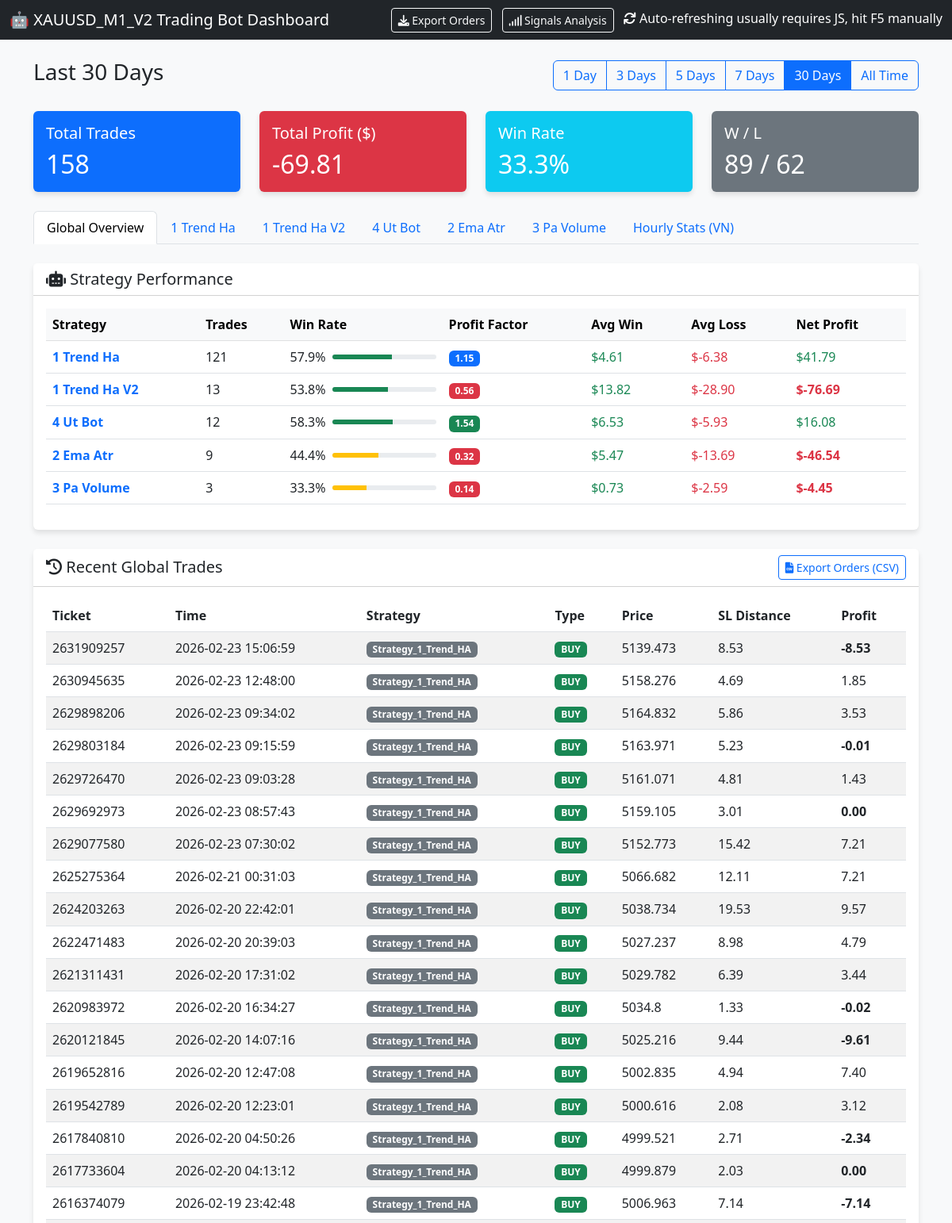
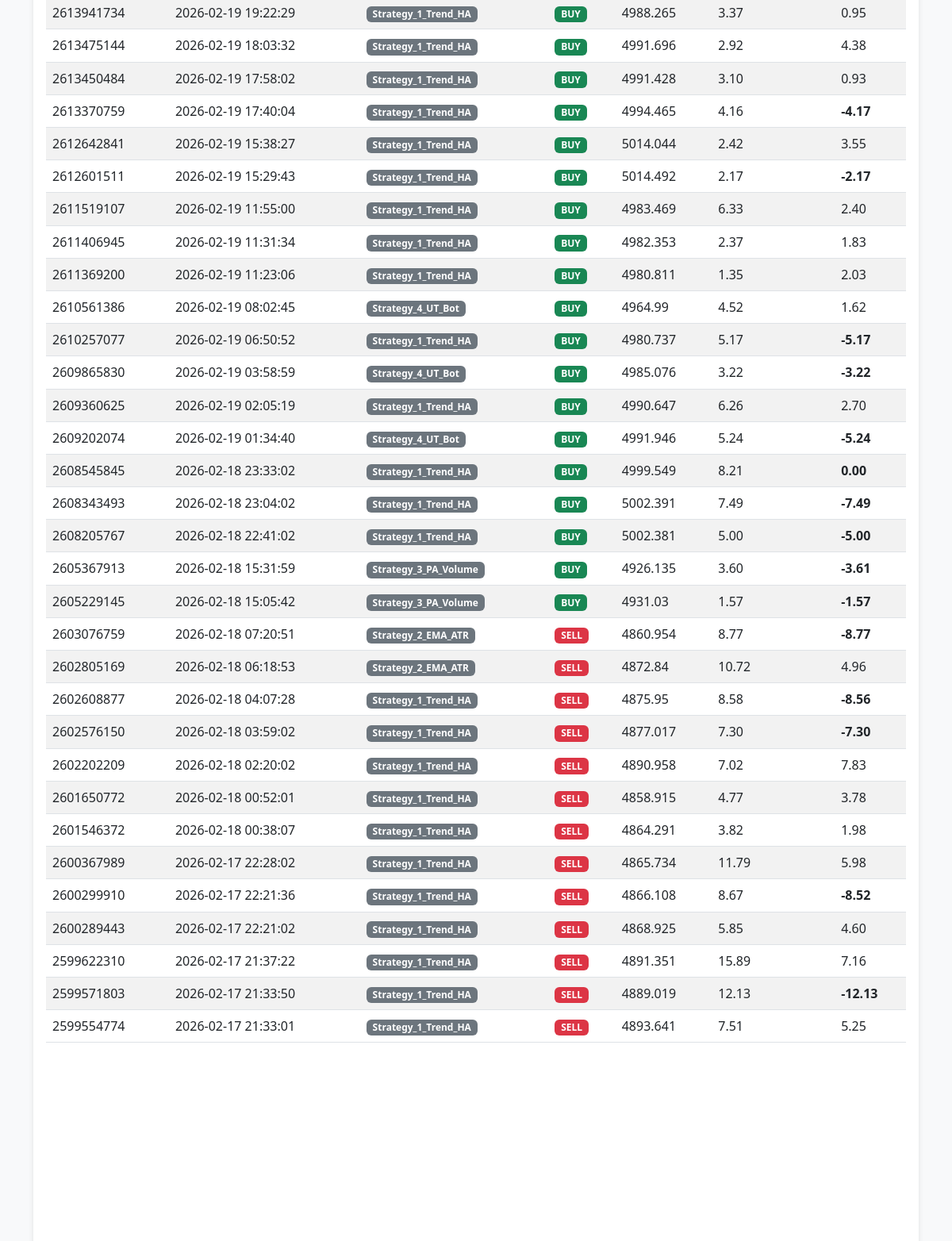
Before: / (upper part) with the older database file (2 pictures, top to bottom).
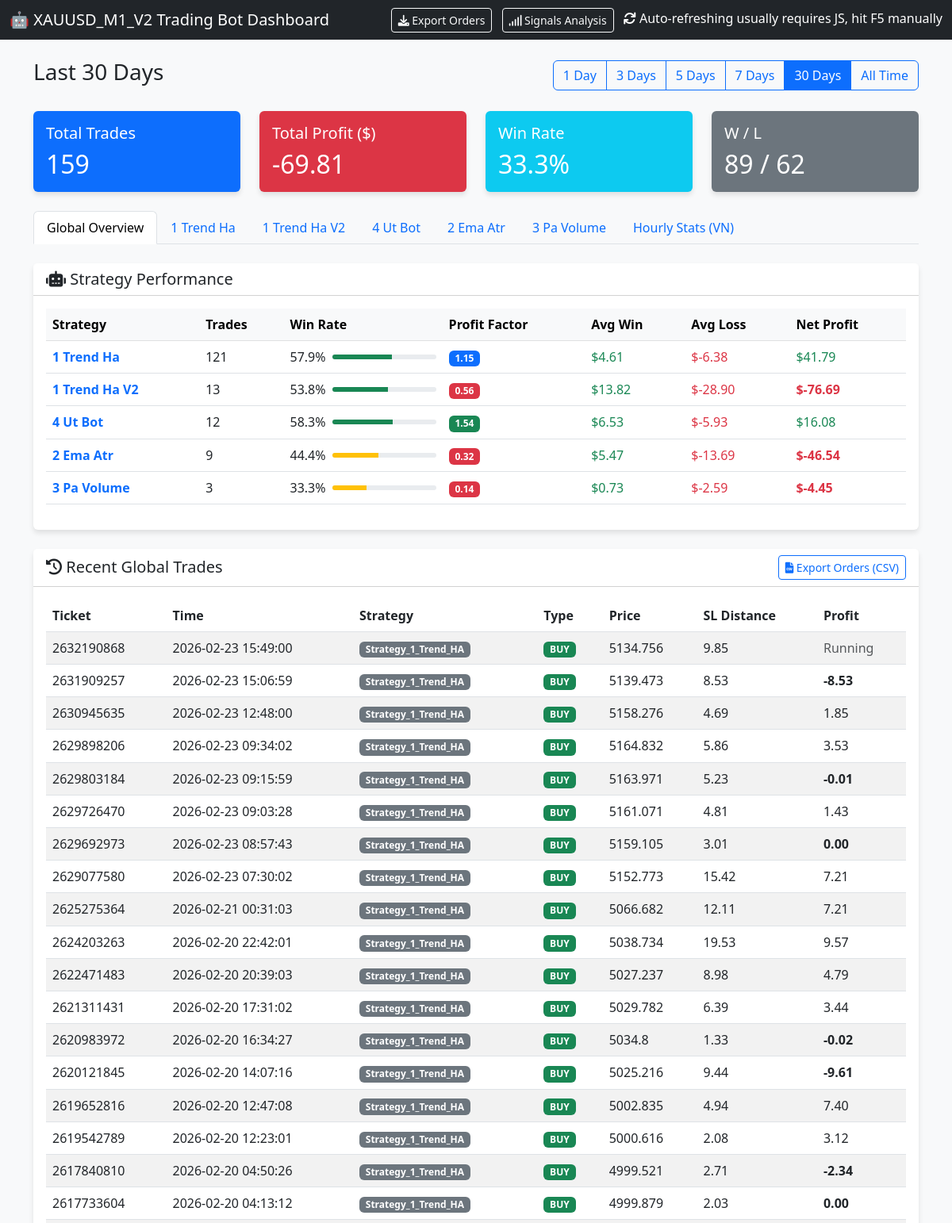
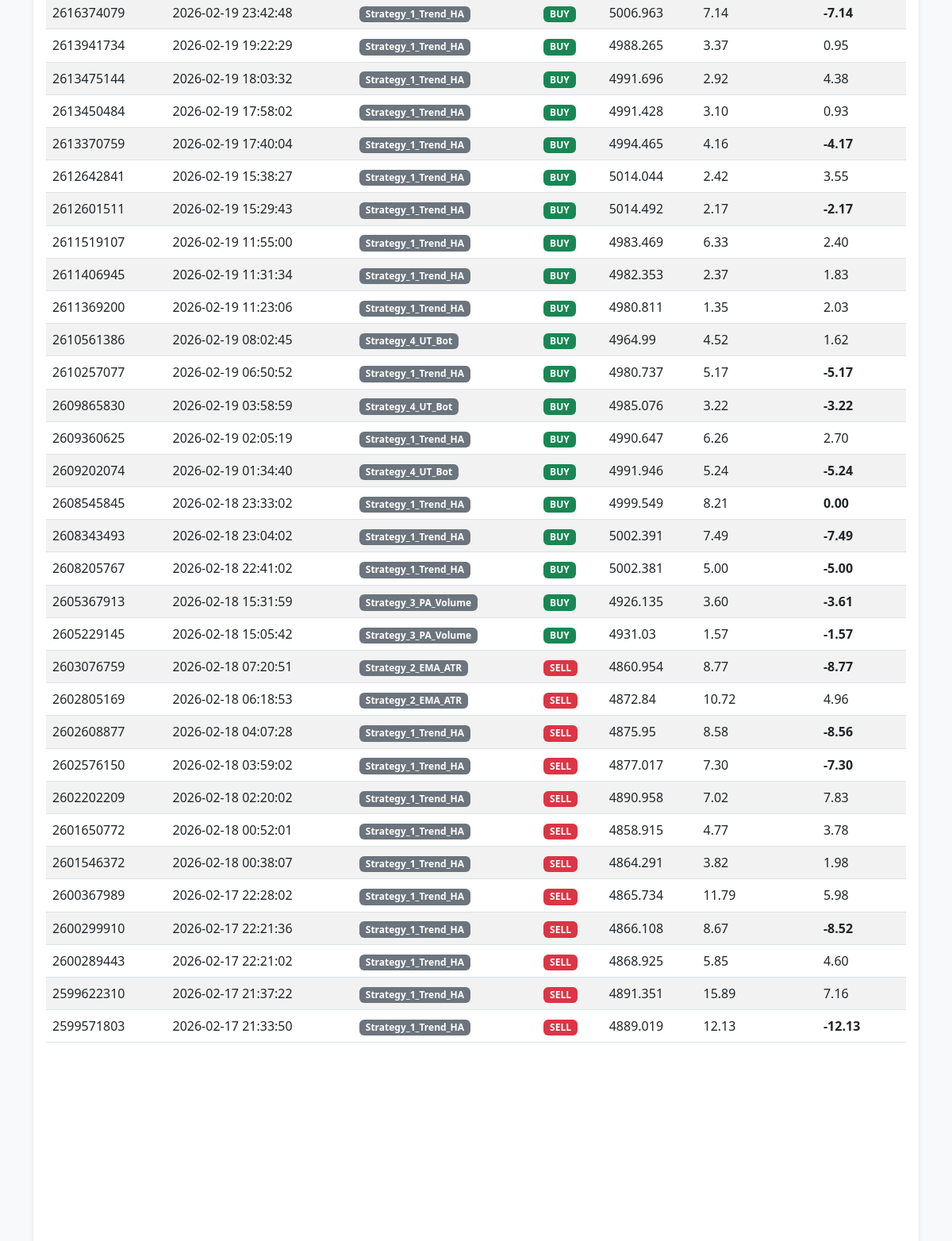
After: the same page with the newer database file (2 pictures, top to bottom).
### tables this page shows
CREATE TABLE orders (
                ticket INTEGER PRIMARY KEY,
                strategy_name TEXT,
                symbol TEXT,
                order_type TEXT,
                volume REAL,
                open_price REAL,
                sl REAL,
                tp REAL,
                open_time DATETIME,
                close_price REAL,
                profit REAL,
                comment TEXT,
                account_id INTEGER DEFAULT 0
            );

### dashboard.py (the view)
@app.route('/')
def index():
    cur = get_db().cursor()
    days_param = request.args.get('days', '30') # Default 30 days
    if days_param == "all":
        cutoff_date = datetime(2000, 1, 1)
        filter_label = "All Time"
    else:
        try:
            days = int(days_param)
            if days == 1:
                filter_label = "Today"
            else:
                filter_label = f"Last {days} Days"
        except:
            days = 30
            filter_label = "Last 30 Days"
        now_vn = datetime.utcnow() + timedelta(hours=7)
        start_of_today_vn = now_vn.replace(hour=0, minute=0, second=0, microsecond=0)
        start_date_vn = start_of_today_vn - timedelta(days=days-1)
        cutoff_date = start_date_vn - timedelta(hours=7)
    cutoff_str = cutoff_date.strftime("%Y-%m-%d %H:%M:%S")
    cur.execute("SELECT * FROM orders WHERE open_time >= ? ORDER BY open_time DESC", (cutoff_str,))
    orders = cur.fetchall()
    total_trades = len(orders)
    total_profit = sum([o['profit'] for o in orders if o['profit'] is not None])
    wins = len([o for o in orders if o['profit'] is not None and o['profit'] > 0])
    losses = len([o for o in orders if o['profit'] is not None and o['profit'] < 0])
    win_rate = (wins / total_trades * 100) if total_trades > 0 else 0
    cur.execute("SELECT * FROM signals WHERE timestamp >= ? ORDER BY timestamp DESC LIMIT 50", (cutoff_str,))
    signals = cur.fetchall()
    cur.execute("SELECT DISTINCT strategy_name FROM orders WHERE strategy_name IS NOT NULL AND strategy_name != ''")
    strategies = [row['strategy_name'] for row in cur.fetchall()]
    display_order_config = load_display_order_config()
    bot_stats = []
    now_vn_30d = datetime.utcnow() + timedelta(hours=7)
    start_of_today_vn_30d = now_vn_30d.replace(hour=0, minute=0, second=0, microsecond=0)
    start_date_vn_30d = start_of_today_vn_30d - timedelta(days=29)  # 30 days including today
    cutoff_date_30d = start_date_vn_30d - timedelta(hours=7)
    cutoff_str_30d = cutoff_date_30d.strftime("%Y-%m-%d %H:%M:%S")
    cur.execute("SELECT * FROM orders WHERE open_time >= ? AND profit IS NOT NULL ORDER BY open_time DESC", (cutoff_str_30d,))
    orders_30d = cur.fetchall()
    for strat in strategies:
        s_orders = [o for o in orders if o['strategy_name'] == strat and o['profit'] is not None]
        s_total = len(s_orders)
        if s_total == 0: continue
        s_wins = [o for o in s_orders if o['profit'] > 0]
        s_losses = [o for o in s_orders if o['profit'] < 0]
        s_gross_profit = sum([o['profit'] for o in s_wins])
        s_gross_loss = abs(sum([o['profit'] for o in s_losses]))
        s_net_profit = sum([o['profit'] for o in s_orders])
        s_avg_win = (s_gross_profit / len(s_wins)) if s_wins else 0.0
        s_avg_loss = (s_gross_loss / len(s_losses)) if s_losses else 0.0 # Positive number for display
        pf = (s_gross_profit / s_gross_loss) if s_gross_loss > 0 else 99.9
        win_rate = (len(s_wins) / s_total) * 100
        display_name = format_strategy_name(strat)
        bot_stats.append({
            "raw_name": strat, # Added for template filtering
            "name": display_name,
            "trades": s_total,
            "win_rate": win_rate,
            "pf": pf,
            "avg_win": s_avg_win,
            "avg_loss": -s_avg_loss, # Make negative for display
            "net_profit": s_net_profit,
            "chart_data": [] # Placeholder
        })
        chart_orders = sorted(s_orders, key=lambda x: x['open_time'])
        equity = 0
        points = []
        for o in chart_orders:
            equity += o['profit']
            points.append({
                'x': o['open_time'],
                'y': equity
            })
        bot_stats[-1]['chart_data'] = points
        s_orders_30d = [o for o in orders_30d if o['strategy_name'] == strat]
        daily_pnl = process_daily_pnl(s_orders_30d)
        bot_stats[-1]['daily_pnl'] = daily_pnl
    if display_order_config and len(display_order_config) > 0:
        def get_sort_key(bot):
            raw_name = bot['raw_name']
            if raw_name in display_order_config:
                return (0, display_order_config.index(raw_name))  # Custom order first
            else:
                return (1, -bot['net_profit'])  # Then by net profit (descending)
        bot_stats.sort(key=get_sort_key)
    else:
        bot_stats.sort(key=lambda x: (-x['net_profit'], -x['trades']))
    hourly_stats = process_hourly_stats(orders)
    return render_template('index.html',
                           orders=orders,
                           signals=signals,
                           total_trades=total_trades,
                           total_profit=total_profit,
                           win_rate=win_rate,
                           wins=wins,
                           losses=losses,
                           bot_stats=bot_stats,
                           hourly_stats=hourly_stats,
                           current_filter=days_param,
                           filter_label=filter_label)

### dashboard.py (called while the page is built)
def get_db():
    db = getattr(g, '_database', None)
    if db is None:
        db = g._database = sqlite3.connect(DB_PATH)
        db.row_factory = sqlite3.Row
    return db

@app.teardown_appcontext
def close_connection(exception):
    db = getattr(g, '_database', None)
    if db is not None:
        db.close()

def process_daily_pnl(orders):
    daily_stats = {}
    for order in orders:
        if order['profit'] is None:
            continue
        try:
            utc_time = datetime.strptime(order['open_time'], "%Y-%m-%d %H:%M:%S")
            vn_time = utc_time + timedelta(hours=7)
            date_key = vn_time.strftime("%Y-%m-%d")
            if date_key not in daily_stats:
                daily_stats[date_key] = 0.0
            daily_stats[date_key] += order['profit']
        except Exception as e:
            print(f"Error processing time for order {order['ticket']}: {e}")
            continue
    return daily_stats

### templates/index.html (shortened to what the changed rows need)
<!DOCTYPE html>
<html lang="en">
<head>
    <link href="https://cdn.jsdelivr.net/npm/bootstrap@5.3.0/dist/css/bootstrap.min.css" rel="stylesheet">
    <link href="https://cdnjs.cloudflare.com/ajax/libs/font-awesome/6.0.0/css/all.min.css" rel="stylesheet">
</head>
<body>
    <div class="container">
        <div class="row mb-4">
            <div class="col-md-3">
                <div class="card bg-primary text-white">
                    <div class="card-body">
                        <h5 class="card-title">Total Trades</h5>
                        <h2 class="card-text">{{ total_trades }}</h2>
                    </div>
                </div>
            </div>
            <div class="col-md-3">
                <div class="card {% if total_profit >= 0 %}bg-success{% else %}bg-danger{% endif %} text-white">
                    <div class="card-body">
                        <h2 class="card-text">{{ "%.2f"|format(total_profit) }}</h2>
                    </div>
                </div>
            </div>
            <div class="col-md-3">
                <div class="card bg-info text-white">
                    <div class="card-body">
                        <h2 class="card-text">{{ "%.1f"|format(win_rate) }}%</h2>
                    </div>
                </div>
            </div>
            <div class="col-md-3">
                <div class="card bg-secondary text-white">
                    <div class="card-body">
                        <h2 class="card-text">{{ wins }} / {{ losses }}</h2>
                    </div>
                </div>
            </div>
        </div>
        <ul class="nav nav-tabs mb-4" id="myTab" role="tablist">
            {% for bot in bot_stats %}
            <li class="nav-item" role="presentation">
                <button class="nav-link" id="tab-{{ loop.index }}" data-bs-toggle="tab"
                    data-bs-target="#content-{{ loop.index }}" type="button" role="tab"
                    aria-controls="content-{{ loop.index }}" aria-selected="false">{{ bot.name }}</button>
            </li>
            {% endfor %}
        </ul>
        <div class="tab-content" id="myTabContent">
            <div class="tab-pane fade show active" id="overview" role="tabpanel" aria-labelledby="overview-tab">
                <div class="card mb-4">
                    <div class="card-body">
                        <div class="table-responsive">
                            <table class="table table-hover align-middle">
                                <thead class="table-light">
                                    <tr>
                                        <th>Strategy</th>
                                        <th>Trades</th>
                                        <th>Win Rate</th>
                                        <th>Profit Factor</th>
                                        <th>Avg Win</th>
                                        <th>Avg Loss</th>
                                        <th>Net Profit</th>
                                    </tr>
                                </thead>
                                <tbody>
                                    {% for bot in bot_stats %}
                                    <tr>
                                        <td class="fw-bold text-primary">{{ bot.name }}</td>
                                        <td>{{ bot.trades }}</td>
                                        <td>
                                            <div class="d-flex align-items-center">
                                                <span class="me-2">{{ "%.1f"|format(bot.win_rate) }}%</span>
                                                <div class="progress flex-grow-1" style="height: 6px; width: 60px;">
                                                    <div class="progress-bar {% if bot.win_rate >= 50 %}bg-success{% else %}bg-warning{% endif %}"
                                                        role="progressbar" style="width: {{ bot.win_rate }}%"></div>
                                                </div>
                                            </div>
                                        </td>
                                        <td>
                                            {% if bot.pf >= 1.5 %}
                                            <span class="badge bg-success">{{ "%.2f"|format(bot.pf) }}</span>
                                            {% elif bot.pf >= 1.0 %}
                                            <span class="badge bg-primary">{{ "%.2f"|format(bot.pf) }}</span>
                                            {% else %}
                                            <span class="badge bg-danger">{{ "%.2f"|format(bot.pf) }}</span>
                                            {% endif %}
                                        </td>
                                        <td class="text-success">{{ "$%.2f"|format(bot.avg_win) }}</td>
                                        <td class="text-danger">{{ "$%.2f"|format(bot.avg_loss) }}</td>
                                        <td
                                            class="{% if bot.net_profit <= 0 %}fw-bold{% endif %} {% if bot.net_profit >= 0 %}text-success{% else %}text-danger{% endif %}">
                                            {{ "$%.2f"|format(bot.net_profit) }}
                                        </td>
                                    </tr>
                                    {% endfor %}
                                </tbody>
                            </table>
                        </div>
                    </div>
                </div>
                <div class="card mb-4">
                    <div class="card-body">
                        <div class="table-responsive">
                            <table class="table table-hover table-striped">
                                <thead>
                                    <tr>
                                        <th>Ticket</th>
                                        <th>Time</th>
                                        <th>Strategy</th>
                                        <th>Type</th>
                                        <th>Price</th>
                                        <th>SL Distance</th>
                                        <th>Profit</th>
                                    </tr>
                                </thead>
                                <tbody>
                                    {% for order in orders[:50] %}
                                    <tr>
                                        <td>{{ order.ticket }}</td>
                                        <td>{{ order.open_time | to_vn_time }}</td>
                                        <td><span class="badge bg-secondary">{{ order.strategy_name }}</span></td>
                                        <td>
                                            {% if order.order_type == 'BUY' %}
                                            <span class="badge badge-buy">BUY</span>
                                            {% else %}
                                            <span class="badge badge-sell">SELL</span>
                                            {% endif %}
                                        </td>
                                        <td>{{ order.open_price }}</td>
                                        <td>
                                            {% if order.sl and order.open_price %}
                                                {% if order.order_type == 'BUY' %}
                                                    {{ "%.2f"|format(order.open_price - order.sl) }}
                                                {% else %}
                                                    {{ "%.2f"|format(order.sl - order.open_price) }}
                                                {% endif %}
                                            {% else %}
                                                <span class="text-muted">-</span>
                                            {% endif %}
                                        </td>
                                        <td
                                            class="{% if order.profit is not none and order.profit >= 0 %}profit-pos{% elif order.profit is not none %}profit-neg{% endif %} {% if order.profit is not none and order.profit <= 0 %}fw-bold{% endif %}">
                                            {% if order.profit is not none %}
                                            {{ "%.2f"|format(order.profit) }}
                                            {% else %}
                                            <span class="text-muted">Running</span>
                                            {% endif %}
                                        </td>
                                    </tr>
                                    {% endfor %}
                                </tbody>
                            </table>
                        </div>
                    </div>
                </div>
            </div>
        </div>
    </div>
</body>
</html>

Changed rows visible on the page:
no longer on this page (row unchanged): orders: ticket "2599554774", open_time|to_vn_time "2026-02-17 21:33:01", strategy_name "Strategy_1_Trend_HA", order_type "SELL", open_price "4893.641", order.sl-order.open_price "7.51", profit "5.25"
added orders: ticket "2632190868", open_time|to_vn_time "2026-02-23 15:49:00", strategy_name "Strategy_1_Trend_HA", order_type "BUY", open_price "5134.756", order.open_price-order.sl "9.85", shows "Running"
Other visible differences:
{{ total_trades }}: "158" → "159"
